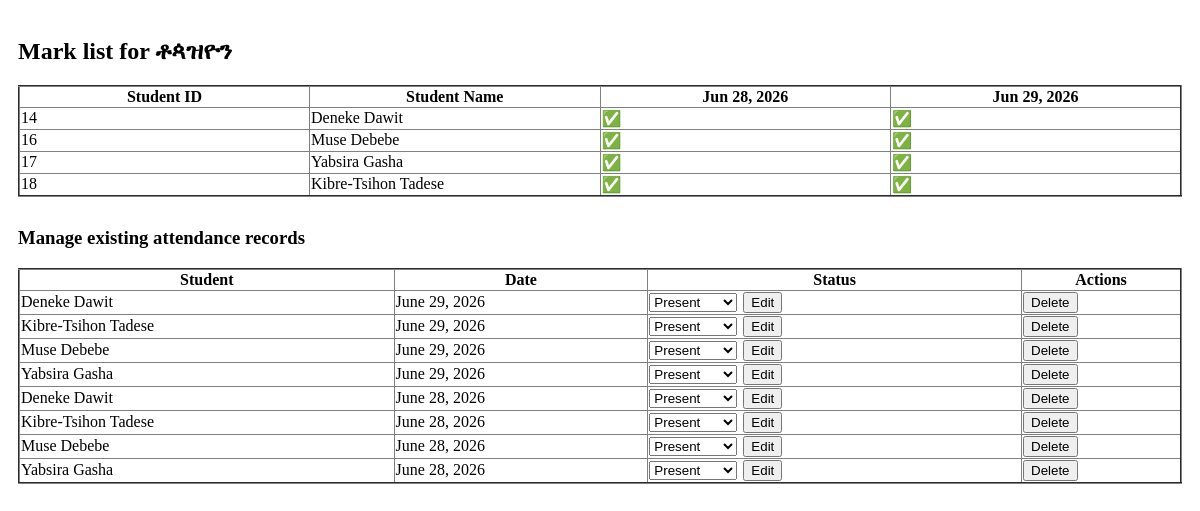
The app's page /print-attendance/1, older data.
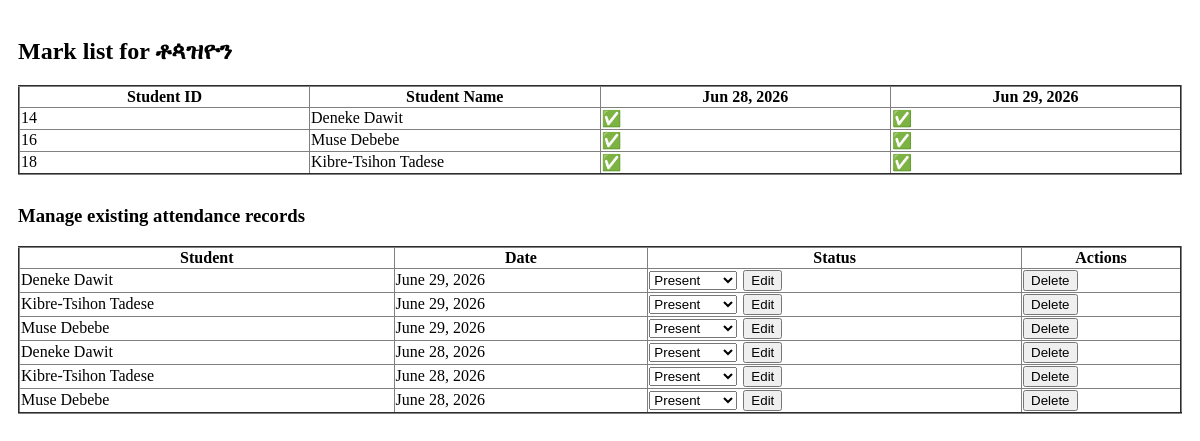
The same page, newer data.
### core/models.py (models this page shows, shortened)
class Students(models.Model):
    full_name = models.CharField(max_length=100)
    gender  = models.CharField(choices=SEX, max_length=100)
    age = models.PositiveIntegerField()
    school = models.CharField(max_length=100)
    academic_grade = models.PositiveIntegerField()
    photo = models.ImageField(upload_to='Students_photo')
    parents = models.ManyToManyField(Parents, related_name='students')
    grades = models.ForeignKey(Grades, on_delete=models.CASCADE, related_name='students', blank=True, null=True)
    address = models.CharField(max_length=100, blank=True, null=True)

class Attendance(models.Model):
    student = models.ForeignKey(Students, on_delete=models.CASCADE, related_name='attendance')
    classes = models.ForeignKey(Grades, on_delete=models.CASCADE, related_name='attendances', null=True)
    semester = models.ForeignKey(Semesters, on_delete=models.CASCADE, related_name='attendances', default="First Semester")
    status = models.CharField(max_length=30, choices=STATUS)
    date = models.DateField(auto_now_add=True)
    class Meta:
        ordering = ["-date"]
        unique_together = ('student', 'classes', 'date')

### core/views.py (the view)
# urls.py: path("print-attendance/<int:class_pk>", views.print_attendance, name='print_attendance'),
def print_attendance(request, class_pk):
    grade = Grades.objects.get(pk=class_pk)
    attendance_dates = Attendance.objects.values_list('date', flat=True).distinct().order_by('date')
    students = Students.objects.filter(grades=grade)
    attendance_records = Attendance.objects.filter(classes=grade)
    attendance_lookup = {
        (att.student_id, att.date): att.status
        for att in attendance_records
    }
    matrix_data = []
    for student in students:
        student_row = {
            'id': student.id,
            'full_name': student.full_name,
            'statuses': []
        }
        for date in attendance_dates:
            status = attendance_lookup.get((student.id, date), "-")  # Defaults to "-" if absent/no record
            if status == 'Present':
                student_row['statuses'].append("✅")
            elif status == 'Absent':
                student_row['statuses'].append("❌")
            elif status == "Permisstion":
                print(status)
                student_row['statuses'].append("📄")
            else:
                student_row['statuses'].append("⁉️")
        matrix_data.append(student_row)
    attendance_records = Attendance.objects.filter(classes=grade).select_related('student', 'semester').order_by('-date', 'student__full_name')
    context = {
        'attendance_dates': attendance_dates,
        'matrix_data': matrix_data,
        'attendance_records': attendance_records,
        "grade": grade,
    }
    return render(request, 'core/print_Attendance.html', context)

### core/templates/core/print_Attendance.html (shortened to what this page needs)
<!DOCTYPE html>
<html lang="en">
<head>
</head>
<body style="background-color: white; padding: 10px;">
    <h2>Mark list for {{ grade.name  }}</h2>
    <div class="table-responsive">
    <table class="" border="2" style="width:100%; table-layout:fixed; word-wrap:break-word; word-break:break-all; border-collapse: collapse;">
        <thead>
            <tr>
                <th>Student ID</th>
                <th>Student Name</th>
                {% for date in attendance_dates %}
                    <th>{{ date|date:"M d, Y" }}</th>
                {% endfor %}
            </tr>
        </thead>
        <tbody>
            {% for row in matrix_data %}
                <tr>
                    <td>{{ row.id }}</td>
                    <td>{{ row.full_name }}</td>
                    {% for status in row.statuses %}
                        <td>
                            <span class="status-badge status-{{ status|lower }}">
                                {{ status }}
                            </span>
                        </td>
                    {% endfor %}
                </tr>
            {% empty %}
                <tr>
                    <td colspan="{{ attendance_dates|length|add:2 }}" class="text-center">
                        No attendance records found.
                    </td>
                </tr>
            {% endfor %}
        </tbody>
    </table>
</div>
    <h3 style="margin-top: 30px;">Manage existing attendance records</h3>
    {% if attendance_records %}
    <table border="2" style="width:100%; margin-top: 10px; border-collapse: collapse;">
        <thead>
            <tr>
                <th>Student</th>
                <th>Date</th>
                <th>Status</th>
                <th>Actions</th>
            </tr>
        </thead>
        <tbody>
            {% for record in attendance_records %}
            <tr>
                <td>{{ record.student.full_name }}</td>
                <td>{{ record.date }}</td>
                <td>
                    <form method="post" action="{% url 'core:update_attendance' record.pk %}" style="display: inline-flex; gap: 6px; align-items: center;">
                        <select name="status">
                            <option value="Present" {% if record.status == 'Present' %}selected{% endif %}>Present</option>
                        </select>
                        <button type="submit">Edit</button>
                    </form>
                </td>
                <td>
                    <form method="post" action="{% url 'core:delete_attendance' record.pk %}" style="display: inline;">
                        <button type="submit">Delete</button>
                    </form>
                </td>
            </tr>
            {% endfor %}
        </tbody>
    </table>
    {% else %}
    <p>No attendance records to manage yet.</p>
    {% endif %}
</body>
</html>

Row changes from the older to the newer data that the page shows:
removed Students: full_name "Yabsira Gasha"
removed Attendance: student.full_name "Yabsira Gasha", date "June 29, 2026", status "Present"
removed Attendance: student.full_name "Yabsira Gasha", date "June 28, 2026", status "Present"
Text that changed along with them:
list line gone: "17 ✅ ✅"
